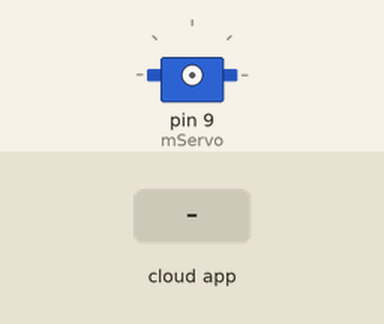
The sketch below on a simulated Arduino Uno, built with avr-gcc and run on an emulated ATmega328P. On the bench: servo. The test bench sets the inputs (shaded band). The ROS host is connected and sends only what is stated.

Above: at 1.2 s.
1.3 s: the phone or cloud app sets wag_tail to 0
At 1.45 s:
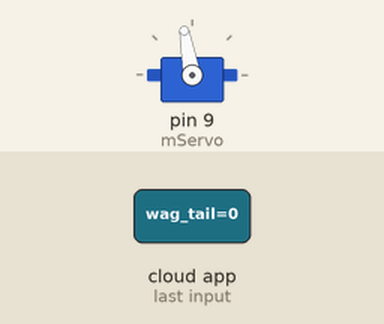
At 2.05 s:
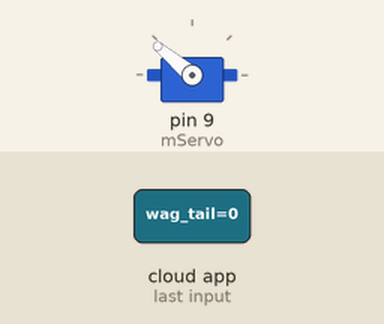
4.3 s: the phone or cloud app sets wag_tail to 1
At 5.08 s:
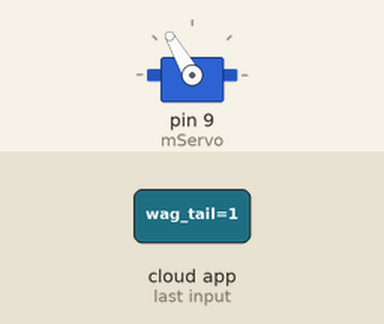
Timing chart, 0 to 7.3 s (numbered marks = the images above; inputs shaded):
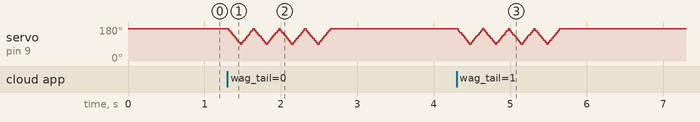

The sketch:

tail_wag.ino
```cpp
/*
 * rosserial Subscriber Example
 * Blinks an LED on callback
 */

#include <ros.h>
#include <std_msgs/Empty.h>
#include <Servo.h>

Servo mServo;

ros::NodeHandle  nh;

void messageCb( const std_msgs::Empty& toggle_msg){
  //Wag the tail
  wag();
}

ros::Subscriber<std_msgs::Empty> sub("wag_tail", &messageCb );

void setup()
{
  nh.initNode();
  nh.subscribe(sub);
}

void loop()
{
  nh.spinOnce();
  delay(1);
}

void wag() {
  //Connect to the servo
  mServo.attach(9);
  //Sweep back and forth a few times
  for(int i = 0; i < 4; i++){
    for (int pos = 170; pos >= 90; pos -= 1) {
      mServo.write(pos);
      delay(2);
    }
    for (int pos = 90; pos <= 170; pos += 1) {
      // in steps of 1 degree
      mServo.write(pos);
      delay(2);
    }
  }
  //Disconect
  mServo.detach();
}
```
